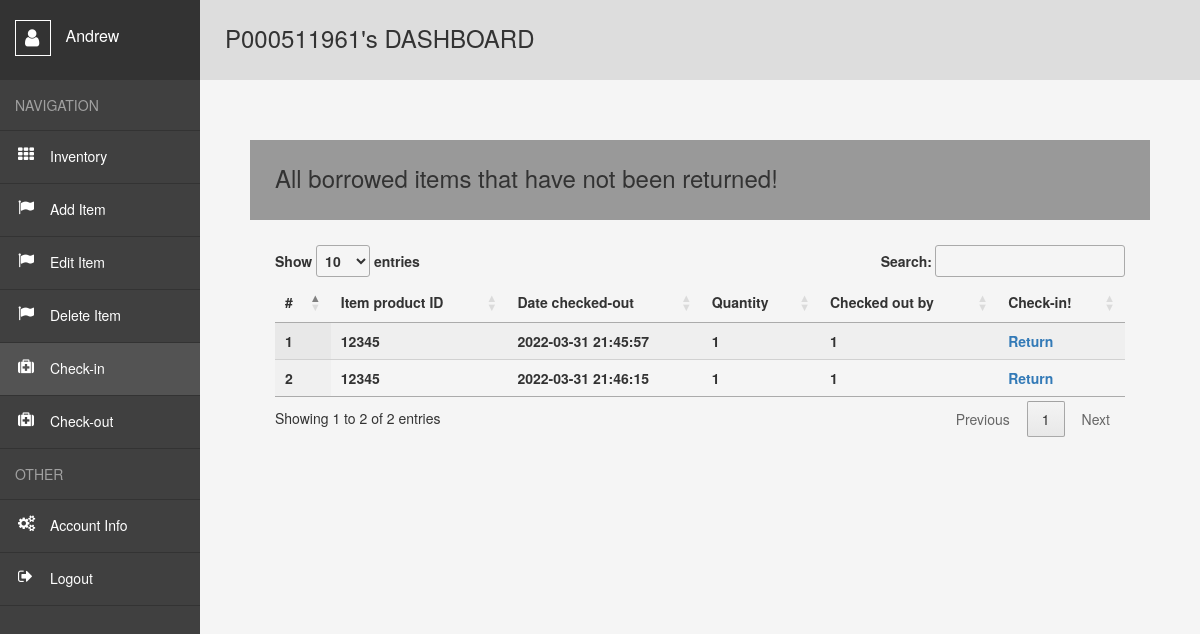
/user/Check-in (signed in), run on the app's committed database.
### website/models.py (models this page shows)
class User(db.Model, UserMixin):##usermixin makes it easier for user login
    id = db.Column(db.Integer, primary_key=True)##unique key
    email = db.Column(db.String(320), unique=True)##cant have the same email
    telnum = db.Column(db.String(10),unique=True)##cant have the same telephone number
    s_id = db.Column(db.String(9),unique=True)
    fname = db.Column(db.String(26))
    lname = db.Column(db.String(50))
    password = db.Column(db.String(15))
    sf = db.Column(db.String(7))
    zip = db.Column(db.String(5))
    date_created = db.Column(db.DateTime(timezone=True), default=func.now())
    borroweditems= db.relationship('Borroweditem', backref='user',passive_deletes=True)##reference all borroweditems##relationship with db
    creators= db.relationship('Inventory', backref='user',passive_deletes=True)##reference all borroweditems##relationship with db

class Borroweditem(db.Model):
    id = db.Column(db.Integer, primary_key=True)
    product_id= db.Column(db.Integer)
    quantity = db.Column(db.Integer)
    date_borrowed = db.Column(db.DateTime(timezone=True), default=func.now())
    borrower = db.Column(db.Integer, db.ForeignKey('user.id', ondelete="CASCADE"),nullable=False) ##foreign key relationship

### website/views.py (the view)
@views.route("/user/Check-in")
@login_required
def Check_in():
    if session.get("id",None) is not None and session.get("SF", "Staff"):
        itemsborrowed = Borroweditem.query.all()
        return render_template("Checked_out_items.html",user = current_user, data=itemsborrowed)
    elif session.get("SCHOOL_ID", None) is not None and session.get("FNAME",None) is not None and session.get("LNAME",None) is not None and session.get("DATE",None) is not None and session.get("SF",None) is not None and session.get("id",None) is not None:
        itemsborrowed = Borroweditem.query.filter_by(borrower=session['id']).all()
        return render_template("Check-in.html",user = current_user ,data=itemsborrowed)
    else:
        flash("You do not have access to this page! Pls, Log in!", category="error")
        return redirect(url_for('views.home'))

### website/templates/Checked_out_items.html (shortened to what this page needs)
<!DOCTYPE html>
<html lang="en">
<head>
    <link rel= "stylesheet" type= "text/css" href= "{{ url_for('static',filename='styles3.css') }}">
    <link rel="stylesheet" href="https://maxcdn.bootstrapcdn.com/bootstrap/3.3.6/css/bootstrap.min.css" />
    <link href='https://cdn.datatables.net/1.10.24/css/jquery.dataTables.min.css' rel='stylesheet' type='text/css'>
</head>
<body>
    {% if session['SCHOOL_ID'] and session['FNAME'] and session ['id'] and user.is_authenticated %}
    <div class="wrapper">
        <nav>
          <header>
            <span></span>
              {{session['FNAME']}}
          </header>
          <ul>
            <li><span>Navigation</span></li>
            <li><a style="text-decoration:none" href="{{url_for('views.user')}}">Inventory</a></li>
            <li><a style="text-decoration:none" href="{{url_for('views.user')}}">Add Item</a></li>
            <li><a style="text-decoration:none" href="{{url_for('views.user')}}">Edit Item</a></li>
            <li><a style="text-decoration:none" href="{{url_for('views.user')}}">Delete Item</a></li>
            <li><a class="active" style="text-decoration:none" href="{{url_for('views.Check_in')}}">Check-in</a></li>
            <li><a style="text-decoration:none" href="{{url_for('views.Check_out')}}">Check-out</a></li>
            <li><span>Other</span></li>
            <li><a style="text-decoration:none" href="{{url_for('views.account_info')}}">Account Info</a></li>
            <li><a style="text-decoration:none" href="{{url_for('auth.logout')}}">Logout</a></li>
          </ul>
        </nav>
        <main>
          <h1>P{{session['SCHOOL_ID']}}'s DASHBOARD</h1>
          <div class="container-fluid">
            <div class="row" style="padding:50px;">
                <p><h2>All borrowed items that have not been returned!</h1></p>
                <div >
                    <table id='empTable' class='display dataTable' width='100%'>
                        <thead>
                        <tr>
                            <th>#</th>
                            <th>Item product ID</th>
                            <th>Date checked-out</th>
                            <th>Quantity</th>
                            <th>Checked out by</th>
                            <th>Check-in!</th>
                        </tr>
                        </thead>
                        {% for row in data %}
                          <tr>
                              <th>{{row.id}}</th>
                              <th>{{row.product_id}}</th>
                              <th>{{row.date_borrowed}}</th>
                              <th>{{row.quantity}}</th>
                              <th>{{row.borrower}}</th>
                              <th><a style="text-decoration:none" href="/user/Check-in-confirmed/{{row.id}}">Return</a></th>
                          </tr>
                        {% endfor %}
                    </table>
                </div>
           </div>
        </div>
        </main>
      </div>
      {% endif %}

### website/static/styles3.css (style rules this page uses)
*, *:before, *:after { margin: 0; padding: 0; box-sizing: border-box; }
*:before, *:after { content: ""; display: block; position: absolute; }
html, body { height: 100%; }
body { font: 15px "Open Sans", sans-serif; color: #777; }
a { cursor: pointer; }
ul { list-style: none; }
.wrapper { display: flex; min-height: 100%; }
nav { width: 200px; background: #404040; }
nav header { position: relative; height: 80px; padding: 20px 0 0 15px; font-size: 16px; color: #fff; background: #333; }
nav header span { position: relative; display: inline-block; width: 36px; height: 36px; margin: 0 10px 0 0; vertical-align: middle; border: 1px solid #fff; }
nav header span:before { content: "\f007"; font: normal 20px fontawesome; top: 7px; left: 9px; }
nav ul span { display: block; padding: 15px; color: rgba(255, 255, 255, 0.5); text-transform: uppercase; border-bottom: 1px solid #333; }
nav ul a { position: relative; display: block; padding: 15px 15px 17px 50px; color: #fff; border-bottom: 1px solid #333; }
nav ul a:hover, nav ul a.active { background: #535353; }
nav ul a:before { font: normal 16px fontawesome; top: 15px; left: 18px; }
nav ul li:nth-child(2) a:before { content: "\f00a"; }
nav ul li:nth-child(3) a:before { content: "\f024"; }
nav ul li:nth-child(4) a:before { content: "\f024"; }
nav ul li:nth-child(5) a:before { content: "\f024"; }
nav ul li:nth-child(6) a:before { content: "\f0fa"; }
nav ul li:nth-child(7) a:before { content: "\f0fa"; }
nav ul li:nth-child(9) a:before { content: "\f085"; }
nav ul li:nth-child(10) a:before { content: "\f08b"; }
main { flex: 1; padding: 25px; background: #f5f5f5; }
main h1 { height: 80px; margin: -25px -25px 25px -25px; padding: 0 25px; line-height: 76px; font-size: 24px; font-weight: 400; background: #ddd; }
main h2 { height: 80px; margin: -25px -25px 25px -25px; padding: 0 25px; line-height: 76px; font-size: 24px; font-weight: 400; background: #999; }

### data on the page
User: FNAME "Andrew"
Borroweditem: id "1", product_id "12345", date_borrowed "2022-03-31 21:45:57", quantity "1", borrower "1"
Borroweditem: id "2", product_id "12345", date_borrowed "2022-03-31 21:46:15", quantity "1", borrower "1"

### other printed values
{{ session['SCHOOL_ID'] }} "000511961"
